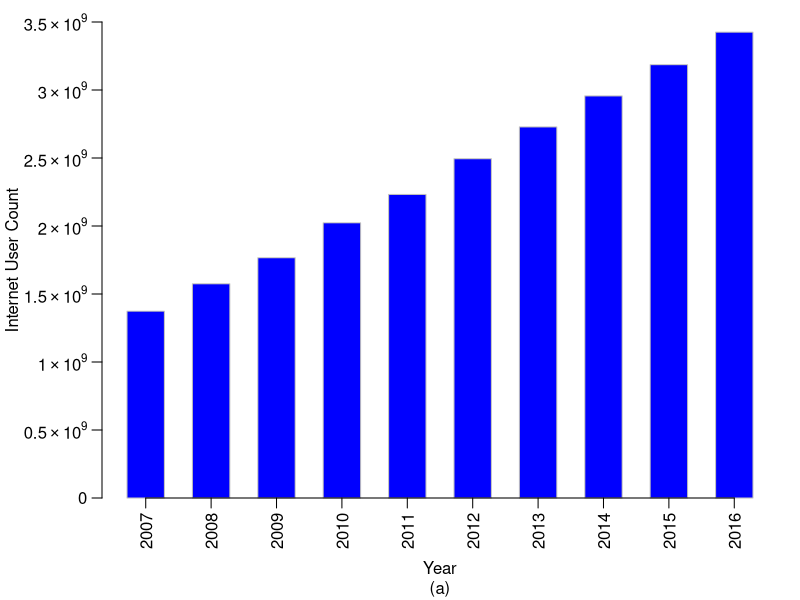
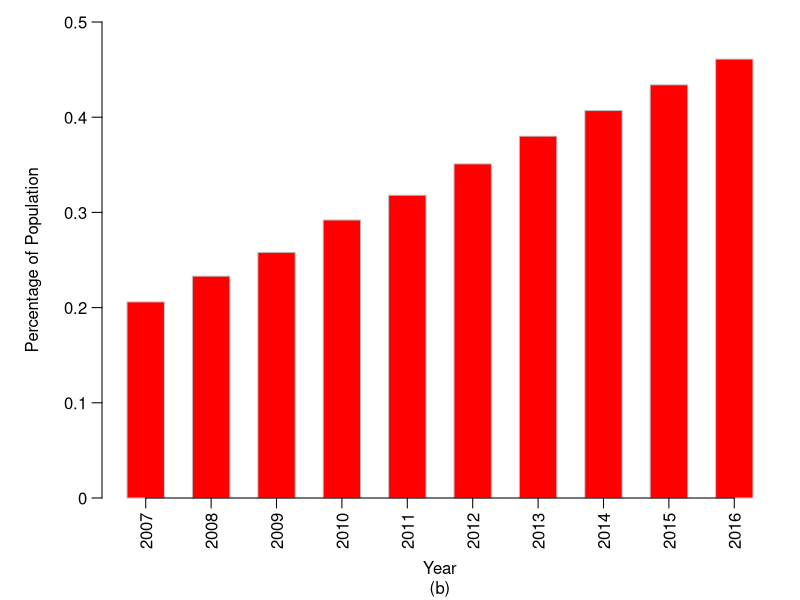

Generate these figures, in order, with R:

bar1 = c(1373226988, 1575067520, 1766403814, 2023202974, 2231957359, 2494736248, 2728428107, 2956385569, 3185996155, 3424971237)
bar2 = c(0.206, 0.233, 0.258, 0.292, 0.318, 0.351, 0.38, 0.407, 0.434, 0.461)



pdf("~/Desktop/bar_internet_user_number.pdf", width=5, height=4)

#d,l,u,r
par(mar = c(5, 5, 1, 1) + 0.1)
barpos = barplot(bar1, beside = FALSE, space = 0.75, 
                 ylim = c(0, 3500000000), axes = FALSE, 
                 main = '', sub = '(a)', xlab = 'Year', ylab = '', names.arg = rep('', 10),
                 col = 'blue', border = 'grey')
title(ylab= 'Internet User Count', mgp =c(4, 0.75, 0))
axis(side = 1, at = barpos, labels = c('2007', '2008', '2009', '2010', '2011', '2012', '2013', '2014', '2015', '2016'), las = 2, mgp = c(3, 0.75, 0))
axis(side = 2, at = seq(0, 3500000000, 500000000), 
     labels = expression(0, 0.5 %*% 10^9, 1 %*% 10^9, 1.5 %*% 10^9, 2 %*% 10^9, 2.5 %*% 10^9, 3 %*% 10^9, 3.5 %*% 10^9), las = 1, mgp = c(3, 0.75, 0))

dev.off()



pdf("~/Desktop/bar_internet_user_pct.pdf", width=5, height=4)

#d,l,u,r
par(mar = c(5, 5, 1, 1) + 0.1)
barpos = barplot(bar2, beside = FALSE, space = 0.75, 
                 ylim = c(0, 0.5), axes = FALSE, 
                 main = '', sub = '(b)', xlab = 'Year', ylab = 'Percentage of Population', names.arg = rep('', 10),
                 col = 'red', border = 'grey')
axis(side = 1, at = barpos, labels = c('2007', '2008', '2009', '2010', '2011', '2012', '2013', '2014', '2015', '2016'), las = 2, mgp = c(3, 0.75, 0))
axis(side = 2, at = seq(0, 0.5, 0.1), labels = seq(0, 0.5, 0.1), las = 1, mgp = c(3, 0.75, 0))

dev.off()
